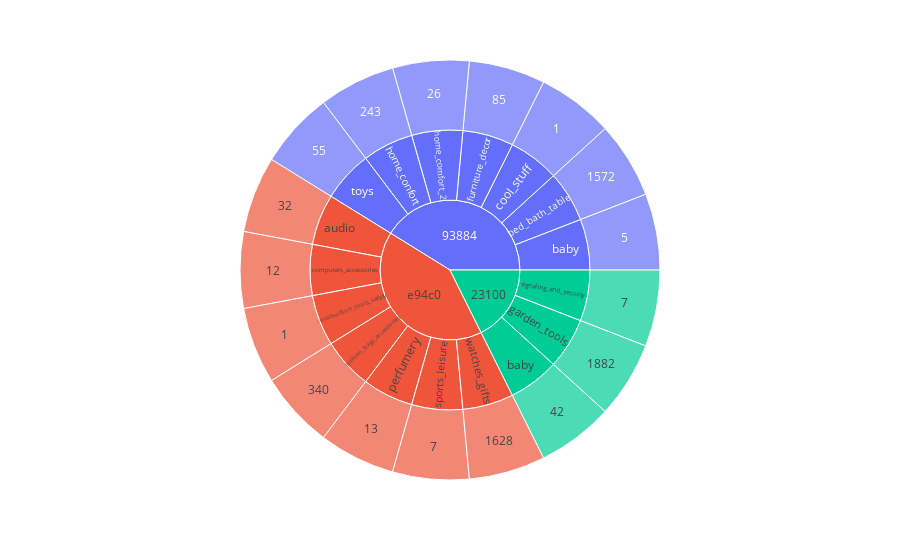

The notebook cell saved with this chart:
### Markdown cell above
#### Top 10 Seller's Top Category & Order Count

### Code cell
top_10 = seller_products['seller_id'].value_counts()[:3].keys()
seller_category= seller_products.groupby(['seller_id', 'product_category_name'])\
                        ['seller_id'].count().sort_values(ascending=False)


graph = {"seller_id": [], "category": [], "category_order_count":[]}
for elt in seller_category.items():
    if not elt[0][0] in top_10:
        continue
    
    cat_eng_name = df_products_eng[df_products_eng.product_category_name ==  elt[0][1]].product_category_name_english.item()
        
    graph["seller_id"].append(str(elt[0][0])[-5:])
    graph["category"].append(cat_eng_name)
    graph["category_order_count"].append(elt[1])
    

fig = px.sunburst(graph, path=['seller_id', 'category', 'category_order_count'])
fig.show(config=dict({'scrollZoom': True}))

### Figure 1 — Plotly figure (JSON) as saved in the notebook; plotly's stock layout.template omitted (floating-point values rounded to 4 significant figures)
{"data": [{"branchvalues": "total", "domain": {"x": [0, 1], "y": [0, 1]}, "hovertemplate": "labels=%{label}<br>count=%{value}<br>parent=%{parent}<br>id=%{id}<extra></extra>", "ids": ["e94c0/construction_tools_safety/1", "93884/cool_stuff/1", "93884/baby/5", "23100/signaling_and_security/7", "e94c0/sports_leisure/7", "e94c0/computers_accessories/12", "e94c0/perfumery/13", "93884/home_comfort_2/26", "e94c0/audio/32", "23100/baby/42", "93884/toys/55", "93884/furniture_decor/85", "93884/home_confort/243", "e94c0/fashion_bags_accessories/340", "93884/bed_bath_table/1572", "e94c0/watches_gifts/1628", "23100/garden_tools/1882", "e94c0/audio", "23100/baby", "93884/baby", "93884/bed_bath_table", "e94c0/computers_accessories", "e94c0/construction_tools_safety", "93884/cool_stuff", "e94c0/fashion_bags_accessories", "93884/furniture_decor", "23100/garden_tools", "93884/home_comfort_2", "93884/home_confort", "e94c0/perfumery", "23100/signaling_and_security", "e94c0/sports_leisure", "93884/toys", "e94c0/watches_gifts", "23100", "93884", "e94c0"], "labels": ["1", "1", "5", "7", "7", "12", "13", "26", "32", "42", "55", "85", "243", "340", "1572", "1628", "1882", "audio", "baby", "baby", "bed_bath_table", "computers_accessories", "construction_tools_safety", "cool_stuff", "fashion_bags_accessories", "furniture_decor", "garden_tools", "home_comfort_2", "home_confort", "perfumery", "signaling_and_security", "sports_leisure", "toys", "watches_gifts", "23100", "93884", "e94c0"], "name": "", "parents": ["e94c0/construction_tools_safety", "93884/cool_stuff", "93884/baby", "23100/signaling_and_security", "e94c0/sports_leisure", "e94c0/computers_accessories", "e94c0/perfumery", "93884/home_comfort_2", "e94c0/audio", "23100/baby", "93884/toys", "93884/furniture_decor", "93884/home_confort", "e94c0/fashion_bags_accessories", "93884/bed_bath_table", "e94c0/watches_gifts", "23100/garden_tools", "e94c0", "23100", "93884", "93884", "e94c0", "e94c0", "93884", "e94c0", "93884", "23100", "93884", "93884", "e94c0", "23100", "e94c0", "93884", "e94c0", "", "", ""], "type": "sunburst", "values": [1, 1, 1, 1, 1, 1, 1, 1, 1, 1, 1, 1, 1, 1, 1, 1, 1, 1, 1, 1, 1, 1, 1, 1, 1, 1, 1, 1, 1, 1, 1, 1, 1, 1, 3, 7, 7]}], "layout": {"legend": {"tracegroupgap": 0}, "margin": {"t": 60}}}
